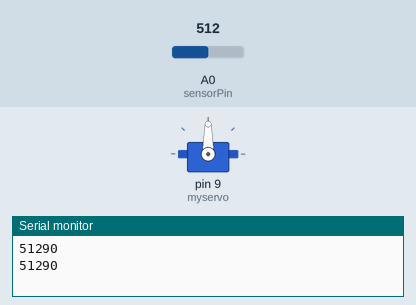
Simulated run of this sketch. Board: Arduino Uno, built with avr-gcc and run on an emulated ATmega328P. Parts: servo, the last lines printed to the serial monitor. Inputs (shaded band) come from the test bench; at power-on: A0 (sensorPin) = 512.

Above: at 1.8 s.
1.9 s: A0 (sensorPin) set to 716
At 3.1 s:
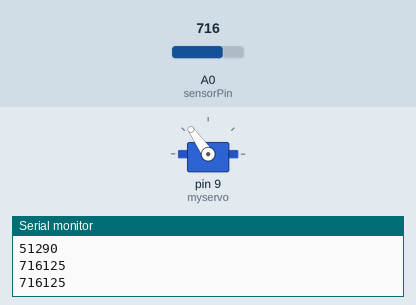
3.5 s: A0 (sensorPin) set to 900
At 4.7 s:
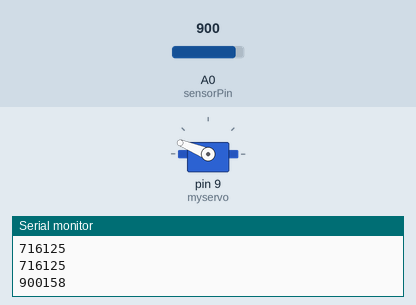
5.5 s: A0 (sensorPin) set to 1023
At 6.3 s:
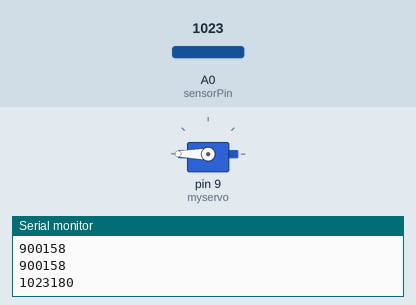
7.5 s: A0 (sensorPin) set to 306
At 9.0 s:
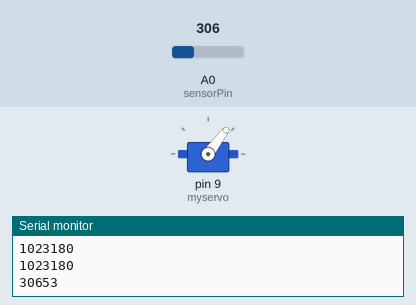
9.5 s: A0 (sensorPin) set to 122
At 10.6 s:
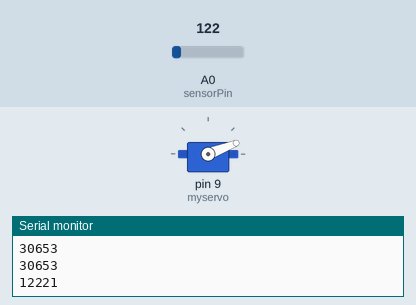
11.5 s: A0 (sensorPin) set to 0
At 13.4 s:
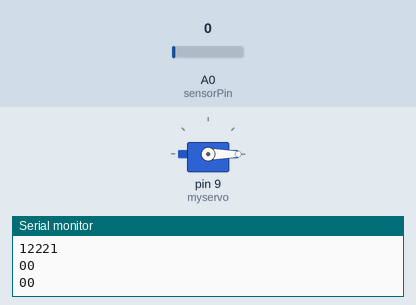
Timing chart, 0 to 14.5 s (numbered marks = the images above; inputs shaded):
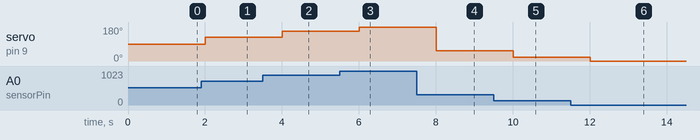

Measured:
- after the input at 1.9 s, servo on pin 9 (myservo): 90° → 125° after 0.10 s
- after the input at 3.5 s, servo on pin 9 (myservo): 125° → 158° after 0.50 s
- after the input at 5.5 s, servo on pin 9 (myservo): 158° → 180° after 0.50 s
- after the input at 7.5 s, servo on pin 9 (myservo): 180° → 53° after 0.51 s
- after the input at 9.5 s, servo on pin 9 (myservo): 53° → 21° after 0.51 s
- after the input at 11.5 s, servo on pin 9 (myservo): 21° → 0° after 0.51 s

The sketch:

Sweep.ino
```cpp
#include <Servo.h>

Servo myservo;

int sensorPin = A0;
int val = 0;

void setup() {
  myservo.attach(9);
  Serial.begin(9600);
}

void loop() {

  val = analogRead(sensorPin);
  Serial.print(val);
  val = map(val, 0, 1023, 0, 180);
  myservo.write(val);
  Serial.println(val);
  delay(1000);
}
```
